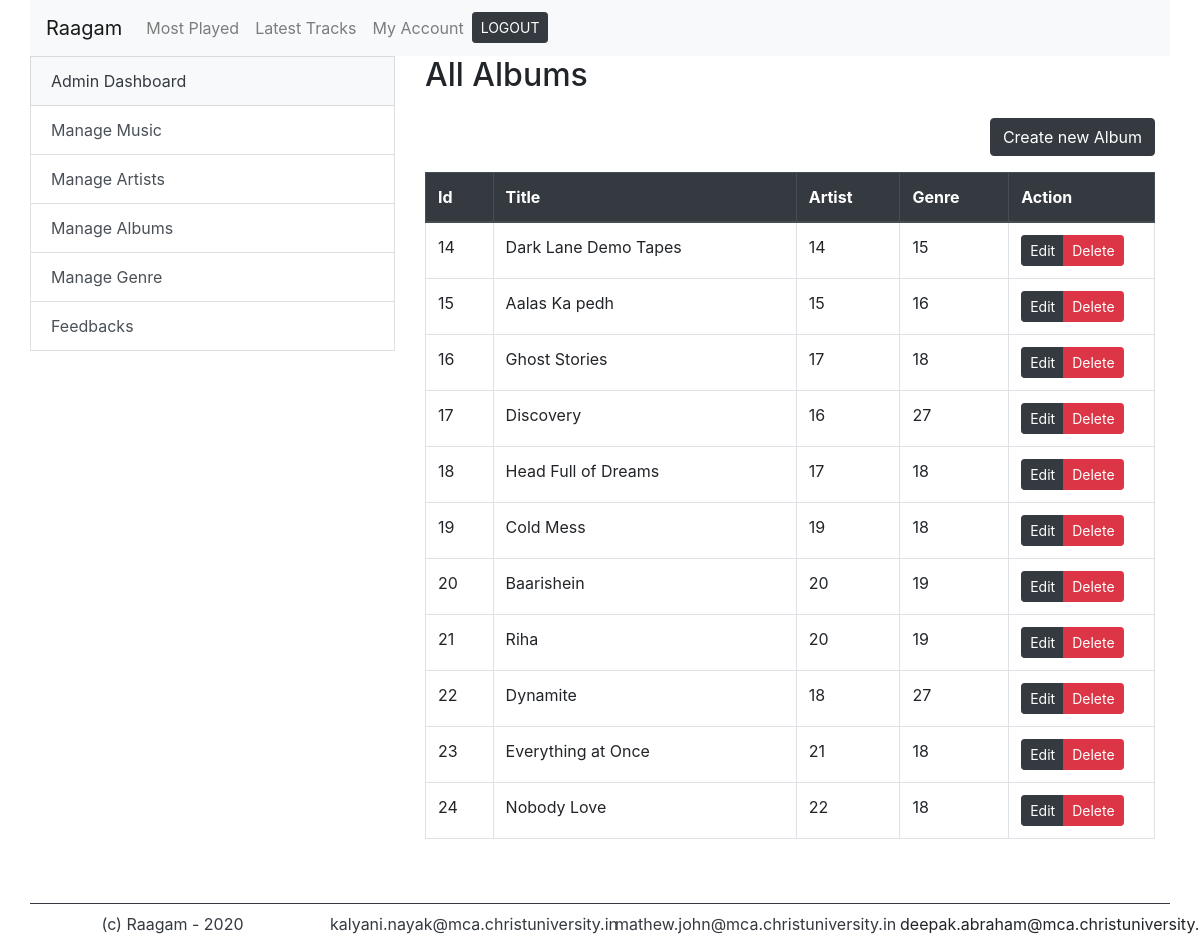
The app's page /admin_albums.php (signed in) with its own data.
### tables this page shows
CREATE TABLE `albums` (
  `id` int(11) NOT NULL,
  `title` varchar(250) NOT NULL,
  `artist` int(11) NOT NULL,
  `genre` int(11) NOT NULL,
  `artworkPath` varchar(500) NOT NULL
);

### files/functions.php (called while the page is built, shortened)
<?php
function get_all_albums($conn){
	$sql = "SELECT * FROM albums ORDER BY id ASC";
 	$res = $conn->query($sql);
 	$albums = array();
  	while ($data = $res->fetch_assoc()) {
  		array_push($albums, $data);
 	}
 	return $albums;
}

### admin_albums.php (the view, shortened to what this page needs)
<?php
	include 'files/functions.php';
	$albums = get_all_albums($conn);
?>
<?php require_once("files/header.php"); ?>
<div class="container">
	<div class="row">
		<?php include 'files/admin_side_bar.php'; ?>
		<div class="col-md-8">
			<h2>All Albums</h2>
			<a href="albums_add_new.php" class="btn btn-dark float-right mt-md-3 mb-md-3">
				Create new Album
			</a>
			<table class="table table-bordered">
			  <thead class="thead-dark">
			    <tr>
			      <th scope="col">Id</th>
			      <th scope="col">Title</th>
                  <th scope="col">Artist</th>
                  <th scope="col">Genre</th>
			      <th scope="col" style="width: 20%;">Action</th>
			    </tr>
			  </thead>
			  <tbody>
			  	<?php foreach ($albums as $key => $a): ?>
				    <tr>
				      <td><?php
				      	echo $a['id'];
				      ?></td>
				      <td><?php
				      	echo $a['title'];
				      ?></td>
                     <td><?php
				      	echo $a['artist'];
				      ?></td>
                      <td><?php
				      	echo $a['genre'];
				      ?></td>
				      <td><div class="btn-group btn-group-sm">
				      	<a href="admin_edit_album.php?id=<?php echo($a['id']); ?>" class="btn btn-dark" title="">Edit</a>
				      	<a href="admin_delete_album.php?id=<?php echo($a['id']); ?>" class="btn btn-danger" title="">Delete</a>
				      </div></td>
				    </tr>
			  	<?php endforeach ?>
			  </tbody>
			</table>
		</div>
	</div>
</div>
<?php require_once("files/footer.php"); ?>

### files/header.php (shortened to what this page needs)
<!DOCTYPE html>
<html>
<head>
	<link rel="stylesheet" type="text/css" href="css/bootstrap.css">
</head>
<body>
	<nav class="navbar navbar-expand-lg navbar-light bg-light container">
	  <a class="navbar-brand" href="dashboard.php">Raagam</a>
	  <div class="collapse navbar-collapse" id="navbarSupportedContent">
	    <ul class="navbar-nav mr-auto">
	      <li class="nav-item">
	        <a class="nav-link" href="mostplayed.php">Most Played</a>
	      </li>
	      <li class="nav-item">
	        <a class="nav-link" href="latest.php">Latest Tracks</a>
	      </li>
	      <li class="nav-item">
	      	<?php if (isset($_SESSION['user'])){ ?>
		        <a class="nav-link" href="my_account.php">My Account</a>
	      	<?php }else{ ?>
		        <a class="nav-link" href="login.php">Login</a>
	      	<?php } ?>
	      </li>
	       <li class="nav-item">
            <?php if (isset($_SESSION['user'])){ ?>
	        <a class="btn btn-dark btn-sm mt-1" href="logout_process.php">LOGOUT</a>
            <?php	} ?>
	      </li>
	    </ul>
	  </div>
	</nav>

### files/admin_side_bar.php
<div class="col-md-4 pl-0">
	<div class="list-group">
	  <a href="dashboard.php" class="list-group-item list-group-item-action bg-light text-dark rounded-0">
	    Admin Dashboard
	  </a>
	  <a href="admin_songs.php" class="list-group-item list-group-item-action">Manage Music</a>
	  <a href="admin_artists.php" class="list-group-item list-group-item-action rounded-0">
	  Manage Artists</a>
      <a href="admin_albums.php" class="list-group-item list-group-item-action rounded-0">
	  Manage Albums</a>
      <a href="admin_genre.php" class="list-group-item list-group-item-action rounded-0">
	  Manage Genre</a>
	  <a href="admin_feedback.php" class="list-group-item list-group-item-action rounded-0">
	  Feedbacks</a>
	 </div>
</div>

### files/footer.php
<html>
<body>
<div class="container">
		<footer class="border-top border-dark row mt-3 mt-md-5 pt-2">
			<div class="col-md-3  text-center text-dark">
				(c) Raagam - 2020
			</div>
			<div class="col-md-3  text-center text-dark">
				kalyani.nayak@mca.christuniversity.in
			</div>
			<div class="col-md-3  text-center text-dark">
				mathew.john@mca.christuniversity.in
			</div>
			<div class="col-md-3 text-center">
				deepak.abraham@mca.christuniversity.in
			</div>
		</footer>
	</div>
</body>
</html>

### records on screen
albums: id "14", title "Dark Lane Demo Tapes", artist "14", genre "15"
albums: id "15", title "Aalas Ka pedh", artist "15", genre "16"
albums: id "16", title "Ghost Stories", artist "17", genre "18"
albums: id "17", title "Discovery", artist "16", genre "27"
albums: id "18", title "Head Full of Dreams", artist "17", genre "18"
albums: id "19", title "Cold Mess", artist "19", genre "18"
albums: id "20", title "Baarishein", artist "20", genre "19"
albums: id "21", title "Riha", artist "20", genre "19"
albums: id "22", title "Dynamite", artist "18", genre "27"
albums: id "23", title "Everything at Once", artist "21", genre "18"
albums: id "24", title "Nobody Love", artist "22", genre "18"
